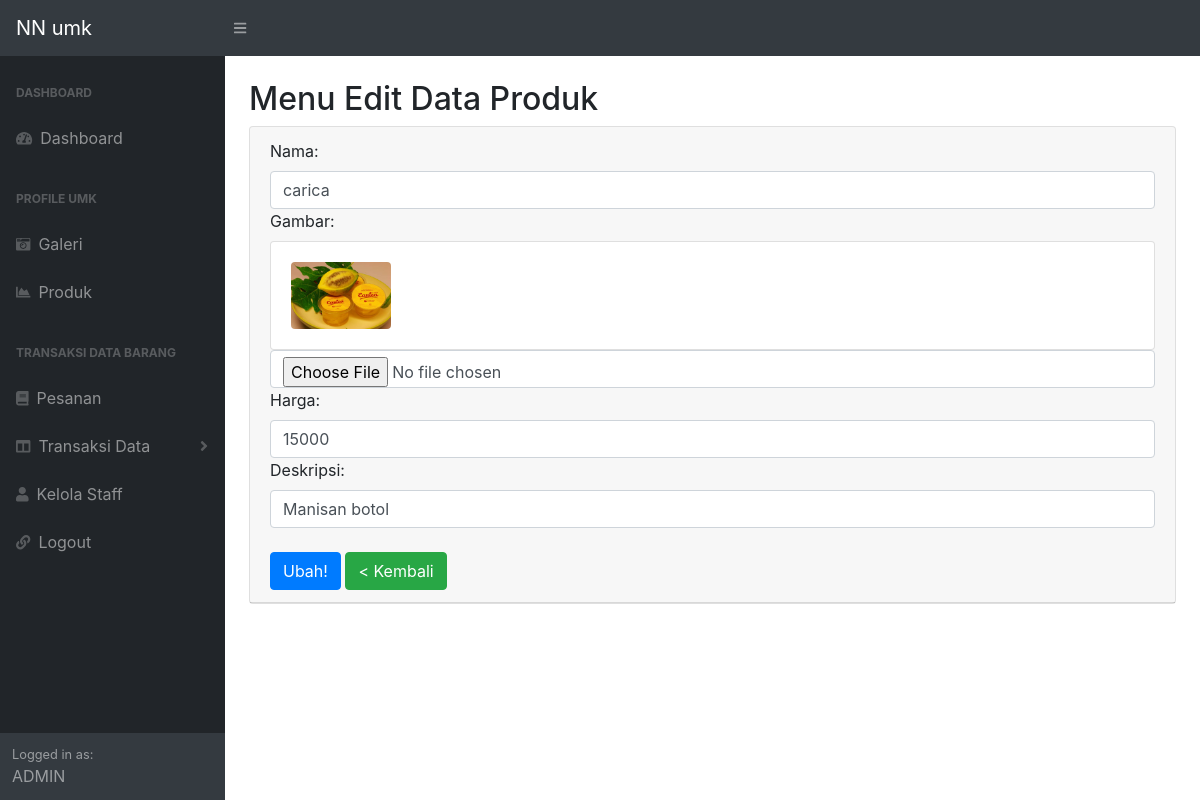
The page /admin/stock/ubahproduk.php?id=8 on the database its author committed.
### tables this page shows
CREATE TABLE `produk` (
  `id_produk` int(11) NOT NULL,
  `nama_produk` varchar(50) NOT NULL,
  `gambar_produk` varchar(50) NOT NULL,
  `harga_produk` int(11) NOT NULL,
  `deskripsi_produk` varchar(50) NOT NULL
);

### admin/stock/functions.php (called while the page is built, shortened)
<?php
require '../db.php';
function query($query){
	global $conn;
	$result = mysqli_query($conn, $query);
	$wadah = [];
	while ($row = mysqli_fetch_assoc($result) ) {
		$wadah[] = $row;
	}
	return  $wadah;
}

### admin/stock/ubahproduk.php (the view, shortened to what this page needs)
<?php
    require 'functions.php';
    $id =$_GET["id"];
?>
<!DOCTYPE html>
<html lang="en">
    <head>
        <link href="css/styles.css" rel="stylesheet" />
    </head>
    <body>
        <nav class="sb-topnav navbar navbar-expand navbar-dark bg-dark">
            <a class="navbar-brand" href="index.php">NN umk</a>
            <button class="btn btn-link btn-sm order-1 order-lg-0" id="sidebarToggle" href="#"><i class="fas fa-bars"></i></button>
        </nav>
        <div id="layoutSidenav">
            <div id="layoutSidenav_nav">
                <nav class="sb-sidenav accordion sb-sidenav-dark" id="sidenavAccordion">
                <div class="sb-sidenav-menu">
                        <div class="nav">
                        <div class="sb-sidenav-menu-heading">Dashboard</div>
                            <a class="nav-link" href="../index.php">
                                <div class="sb-nav-link-icon"><i class="fas fa-tachometer-alt"></i></div>
                                Dashboard
                            </a>
                            <div class="sb-sidenav-menu-heading">Profile Umk</div>
                            <a class="nav-link" href="galeri.php">
                                <div class="sb-nav-link-icon"><i class="fas fa-solid fa-camera-retro"></i></div>
                                Galeri
                            </a>
                            <a class="nav-link" href="produk.php">
                                <div class="sb-nav-link-icon"><i class="fas fa-chart-area"></i></div>
                                Produk
                            </a>
                            <div class="sb-sidenav-menu-heading">Transaksi Data Barang</div>
                            <a class="nav-link" href="pesanan.php">
                                <div class="sb-nav-link-icon"><i class="fas fa-book"></i></div>
                                Pesanan
                            </a>
                            <a class="nav-link collapsed" href="#" data-toggle="collapse" data-target="#collapseLayouts" aria-expanded="false" aria-controls="collapseLayouts">
                                <div class="sb-nav-link-icon"><i class="fas fa-columns"></i></div>
                                Transaksi Data
                                <div class="sb-sidenav-collapse-arrow"><i class="fas fa-angle-down"></i></div>
                            </a>
                            <a class="nav-link" href="staf.php">
                                <div class="sb-nav-link-icon"><i class="fa fa-user"></i></div>
                                Kelola Staff
                            </a>
                            <a class="nav-link" href="logout.php">
                                <div class="sb-nav-link-icon"><i class="fas fa-link"></i></div>
                                Logout
                            </a>
                        </div>
                    </div>
                    <div class="sb-sidenav-footer">
                        <div class="small">Logged in as:</div>
                        ADMIN
                    </div>
                </nav>
            </div>
            <div id="layoutSidenav_content">
                <main>
                    <div class="container-fluid">
                        <h2 class="mt-4">Menu Edit Data Produk</h2>
                        <div class="card mb-4">
                            <div class="card-header">
                                <form action="" method="post" enctype="multipart/form-data">
                                    <?php  $prdk = query("SELECT * FROM produk WHERE id_produk = $id")[0];?>
                                    <label for="usr">Nama:</label>
                                    <input type="text" name="nama_produk" class="form-control" required value="<?= $prdk["nama_produk"]?>">
                                    <label for="usr">Gambar:</label>
                                    <div class="card">
                                        <div class="card-body">
                                            <img src="../gambar/produk/<?= $prdk['gambar_produk'] ?>" class="rounded"  width="100">
                                        </div>
                                    </div>
                                    <input type="file" name="gambar_produk" class="form-control"  >
                                    <label for="usr">Harga:</label>
                                    <input type="text" name="harga_produk"  class="form-control" required value="<?= $prdk['harga_produk'] ?>">
                                    <label for="usr">Deskripsi:</label>
                                    <input type="text" name="deskripsi_produk"  class="form-control" required value="<?= $prdk['deskripsi_produk'] ?>">
                                        <br>
                                            <button type="submit" name="editproduk" class="btn btn-primary">Ubah!</button>
                                            <a href="produk.php" class="btn btn-success">< Kembali</a>
                                </form>
                            </div>
                        </div>
                    </div>
                </main>
            </div>
    </body>
</html>

### rows shown on the page
produk: nama_produk "carica", gambar_produk (picture), harga_produk "15000", deskripsi_produk "Manisan botol"
